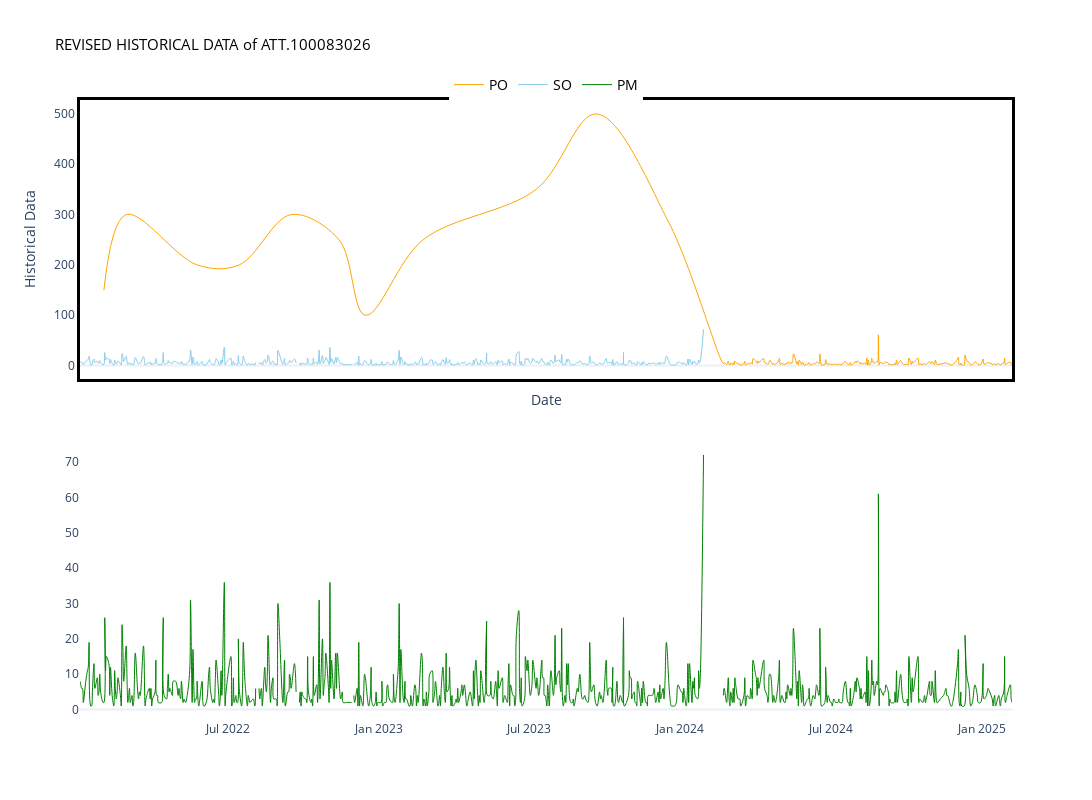
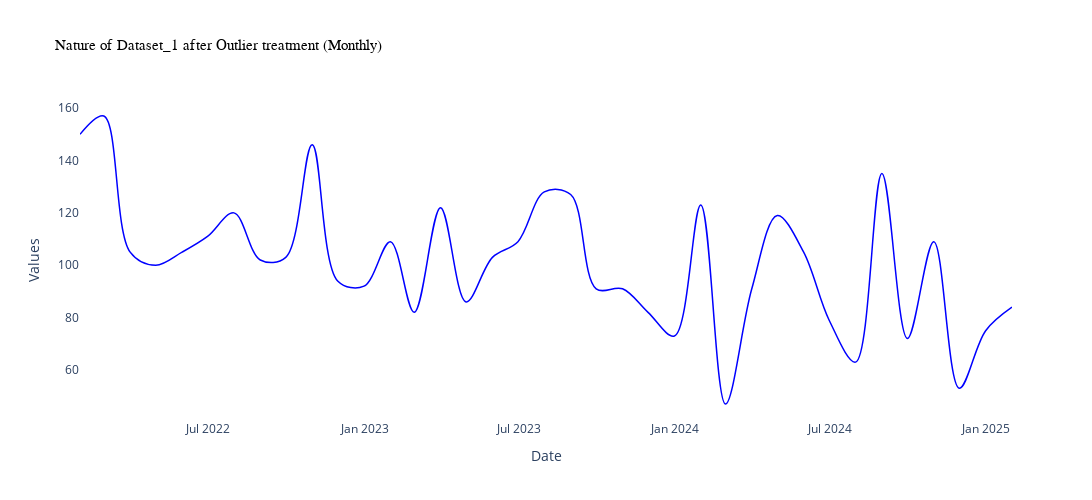
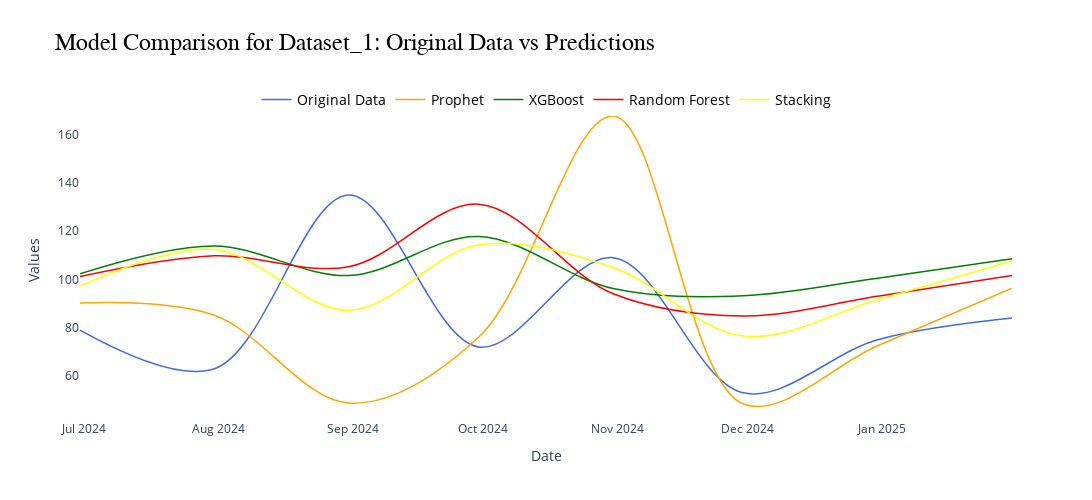
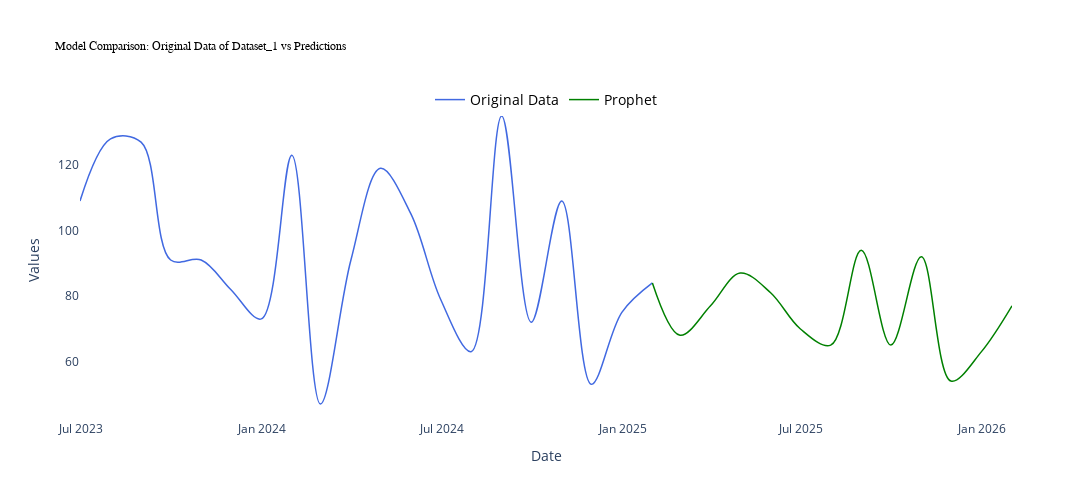

The code cell stored with these charts, in order, in its notebook:
### Code cell
Time_Series_Automation()

### Figure 1 — Plotly figure (JSON) as saved in the notebook; plotly's stock layout.template omitted (floating-point values rounded to 4 significant figures; data arrays with more than 128 entries replaced by an {"elided": "..."} marker saying what was removed)
{"data": [{"line": {"color": "orange", "dash": "solid", "shape": "spline", "width": 1}, "mode": "lines", "name": "PO", "type": "scatter", "x": {"elided": "227 str values"}, "xaxis": "x", "y": {"elided": "227 int values"}, "yaxis": "y"}, {"line": {"color": "skyblue", "dash": "solid", "shape": "spline", "width": 1}, "mode": "lines", "name": "SO", "type": "scatter", "x": {"elided": "500 str values"}, "xaxis": "x", "y": {"elided": "500 int values"}, "yaxis": "y"}, {"line": {"color": "green", "shape": "spline", "width": 1}, "mode": "lines", "name": "PM", "type": "scatter", "x": {"elided": "716 str values"}, "xaxis": "x2", "y": {"elided": "716 int values"}, "yaxis": "y2"}], "layout": {"height": 800, "hovermode": "closest", "legend": {"font": {"color": "black", "size": 14}, "orientation": "h", "x": 0.5, "xanchor": "center", "y": 1.05}, "plot_bgcolor": "rgba(0, 0, 0, 0)", "title": {"font": {"color": "black", "size": 15}, "text": "REVISED HISTORICAL DATA of ATT.100083026"}, "width": 1100, "xaxis": {"anchor": "y", "autorange": true, "domain": [0, 1], "linecolor": "black", "linewidth": 3, "matches": "x2", "mirror": true, "range": ["2022-01-03", "2025-02-06"], "showgrid": false, "showline": true, "showticklabels": false, "ticklabelstep": 1, "title": {"text": "Date"}, "type": "date"}, "xaxis2": {"anchor": "y2", "autorange": true, "domain": [0, 1], "range": ["2022-01-03", "2025-02-06"], "showgrid": false, "type": "date"}, "yaxis": {"anchor": "x", "autorange": true, "domain": [0.55, 1], "linecolor": "black", "linewidth": 3, "mirror": true, "range": [-26.72, 527.7], "showgrid": false, "showline": true, "title": {"text": "Historical Data"}, "type": "linear"}, "yaxis2": {"anchor": "x2", "autorange": true, "domain": [0, 0.45], "range": [-2.944, 75.94], "showgrid": false, "type": "linear"}}}

### Figure 2 — Plotly figure (JSON) as saved in the notebook; plotly's stock layout.template omitted (floating-point values rounded to 4 significant figures)
{"data": [{"line": {"color": "blue", "dash": "solid", "shape": "spline", "width": 1.5}, "mode": "lines", "name": "Original Data", "type": "scatter", "x": ["2022-01-31T00:00:00", "2022-02-28T00:00:00", "2022-03-31T00:00:00", "2022-04-30T00:00:00", "2022-05-31T00:00:00", "2022-06-30T00:00:00", "2022-07-31T00:00:00", "2022-08-31T00:00:00", "2022-09-30T00:00:00", "2022-10-31T00:00:00", "2022-11-30T00:00:00", "2022-12-31T00:00:00", "2023-01-31T00:00:00", "2023-02-28T00:00:00", "2023-03-31T00:00:00", "2023-04-30T00:00:00", "2023-05-31T00:00:00", "2023-06-30T00:00:00", "2023-07-31T00:00:00", "2023-08-31T00:00:00", "2023-09-30T00:00:00", "2023-10-31T00:00:00", "2023-11-30T00:00:00", "2023-12-31T00:00:00", "2024-01-31T00:00:00", "2024-02-29T00:00:00", "2024-03-31T00:00:00", "2024-04-30T00:00:00", "2024-05-31T00:00:00", "2024-06-30T00:00:00", "2024-07-31T00:00:00", "2024-08-31T00:00:00", "2024-09-30T00:00:00", "2024-10-31T00:00:00", "2024-11-30T00:00:00", "2024-12-31T00:00:00", "2025-01-31T00:00:00"], "y": [150, 157, 105, 100, 105, 111, 120, 102, 103, 146, 94, 92, 109, 82, 122, 86, 103, 109, 128, 127, 91, 91, 82, 73, 123, 47, 91, 119, 105, 79, 63, 135, 72, 109, 53, 75, 84]}], "layout": {"height": 500, "hovermode": "closest", "legend": {"font": {"color": "black", "size": 10}, "orientation": "h", "x": 0.5, "xanchor": "center", "y": 1.05}, "plot_bgcolor": "rgba(255, 255, 255, 1)", "title": {"font": {"color": "black", "family": "Arial", "size": 15}, "text": "Nature of Dataset_1 after Outlier treatment (Monthly)"}, "width": 1100, "xaxis": {"autorange": true, "gridcolor": "lightgray", "linecolor": "black", "linewidth": 1, "range": ["2022-01-31", "2025-01-31"], "showgrid": false, "showline": false, "title": {"text": "Date"}, "type": "date", "zeroline": true, "zerolinewidth": 1}, "yaxis": {"autorange": true, "gridcolor": "lightgray", "linecolor": "black", "linewidth": 1, "range": [40.89, 163.1], "showgrid": false, "showline": false, "title": {"text": "Values"}, "type": "linear", "zeroline": true, "zerolinewidth": 1}}}

### Figure 3 — Plotly figure (JSON) as saved in the notebook; plotly's stock layout.template omitted (floating-point values rounded to 4 significant figures)
{"data": [{"line": {"color": "royalblue", "dash": "solid", "shape": "spline", "width": 1.5}, "mode": "lines", "name": "Original Data", "type": "scatter", "x": ["2024-06-30T00:00:00", "2024-07-31T00:00:00", "2024-08-31T00:00:00", "2024-09-30T00:00:00", "2024-10-31T00:00:00", "2024-11-30T00:00:00", "2024-12-31T00:00:00", "2025-01-31T00:00:00"], "y": [79, 63, 135, 72, 109, 53, 75, 84]}, {"line": {"color": "orange", "dash": "solid", "shape": "spline", "width": 1.5}, "mode": "lines", "name": "Prophet", "type": "scatter", "x": ["2024-06-30T00:00:00", "2024-07-31T00:00:00", "2024-08-31T00:00:00", "2024-09-30T00:00:00", "2024-10-31T00:00:00", "2024-11-30T00:00:00", "2024-12-31T00:00:00", "2025-01-31T00:00:00"], "y": [90.22, 85.14, 48.79, 76.15, 167.7, 48.38, 72.51, 96.4]}, {"line": {"color": "green", "dash": "solid", "shape": "spline", "width": 1.5}, "mode": "lines", "name": "XGBoost", "type": "scatter", "x": ["2024-06-30T00:00:00", "2024-07-31T00:00:00", "2024-08-31T00:00:00", "2024-09-30T00:00:00", "2024-10-31T00:00:00", "2024-11-30T00:00:00", "2024-12-31T00:00:00", "2025-01-31T00:00:00"], "y": [102.4, 113.9, 101.6, 117.7, 96.2, 93.18, 100.5, 108.5]}, {"line": {"color": "red", "dash": "solid", "shape": "spline", "width": 1.5}, "mode": "lines", "name": "Random Forest", "type": "scatter", "x": ["2024-06-30T00:00:00", "2024-07-31T00:00:00", "2024-08-31T00:00:00", "2024-09-30T00:00:00", "2024-10-31T00:00:00", "2024-11-30T00:00:00", "2024-12-31T00:00:00", "2025-01-31T00:00:00"], "y": [101.2, 109.8, 105.2, 131.2, 94.07, 84.86, 92.99, 101.6]}, {"line": {"color": "yellow", "dash": "solid", "shape": "spline", "width": 1.5}, "mode": "lines", "name": "Stacking", "type": "scatter", "x": ["2024-06-30T00:00:00", "2024-07-31T00:00:00", "2024-08-31T00:00:00", "2024-09-30T00:00:00", "2024-10-31T00:00:00", "2024-11-30T00:00:00", "2024-12-31T00:00:00", "2025-01-31T00:00:00"], "y": [97.26, 112.4, 87.18, 114.4, 104.9, 76.51, 91.6, 107.6]}], "layout": {"height": 500, "hovermode": "closest", "legend": {"font": {"color": "black", "size": 14}, "orientation": "h", "x": 0.5, "xanchor": "center", "y": 1.05}, "plot_bgcolor": "rgba(255, 255, 255, 1)", "title": {"font": {"color": "black", "family": "Arial", "size": 24}, "text": "Model Comparison for Dataset_1: Original Data vs Predictions"}, "width": 1100, "xaxis": {"autorange": true, "gridcolor": "lightgray", "linecolor": "black", "linewidth": 1, "range": ["2024-06-30", "2025-01-31"], "showgrid": false, "showline": false, "title": {"text": "Date"}, "type": "date", "zeroline": true, "zerolinewidth": 1}, "yaxis": {"autorange": true, "gridcolor": "lightgray", "linecolor": "black", "linewidth": 1, "range": [41.75, 174.3], "showgrid": false, "showline": false, "title": {"text": "Values"}, "type": "linear", "zeroline": true, "zerolinewidth": 1}}}

### Figure 4 — Plotly figure (JSON) as saved in the notebook; plotly's stock layout.template omitted (floating-point values rounded to 4 significant figures)
{"data": [{"line": {"color": "royalblue", "dash": "solid", "shape": "spline", "width": 1.5}, "mode": "lines", "name": "Original Data", "type": "scatter", "x": ["2023-06-30T00:00:00", "2023-07-31T00:00:00", "2023-08-31T00:00:00", "2023-09-30T00:00:00", "2023-10-31T00:00:00", "2023-11-30T00:00:00", "2023-12-31T00:00:00", "2024-01-31T00:00:00", "2024-02-29T00:00:00", "2024-03-31T00:00:00", "2024-04-30T00:00:00", "2024-05-31T00:00:00", "2024-06-30T00:00:00", "2024-07-31T00:00:00", "2024-08-31T00:00:00", "2024-09-30T00:00:00", "2024-10-31T00:00:00", "2024-11-30T00:00:00", "2024-12-31T00:00:00", "2025-01-31T00:00:00"], "y": [109, 128, 127, 91, 91, 82, 73, 123, 47, 91, 119, 105, 79, 63, 135, 72, 109, 53, 75, 84]}, {"line": {"color": "green", "dash": "solid", "shape": "spline", "width": 1.5}, "mode": "lines", "name": "Prophet", "type": "scatter", "x": ["2025-01-31T00:00:00", "2025-02-28T00:00:00", "2025-03-31T00:00:00", "2025-04-30T00:00:00", "2025-05-31T00:00:00", "2025-06-30T00:00:00", "2025-07-31T00:00:00", "2025-08-31T00:00:00", "2025-09-30T00:00:00", "2025-10-31T00:00:00", "2025-11-30T00:00:00", "2025-12-31T00:00:00", "2026-01-31T00:00:00"], "y": [84, 68, 77, 87, 81, 70, 65, 94, 65, 92, 54, 63, 77]}], "layout": {"height": 500, "hovermode": "closest", "legend": {"font": {"color": "black", "size": 14}, "orientation": "h", "x": 0.5, "xanchor": "center", "y": 1.05}, "plot_bgcolor": "rgba(255, 255, 255, 1)", "title": {"font": {"color": "black", "family": "Arial", "size": 12}, "text": "Model Comparison: Original Data of Dataset_1 vs Predictions"}, "width": 1100, "xaxis": {"autorange": true, "gridcolor": "lightgray", "linecolor": "black", "linewidth": 1, "range": ["2023-06-30", "2026-01-31"], "showgrid": false, "showline": false, "title": {"text": "Date"}, "type": "date", "zeroline": true, "zerolinewidth": 1}, "yaxis": {"autorange": true, "gridcolor": "lightgray", "linecolor": "black", "linewidth": 1, "range": [42.11, 139.9], "showgrid": false, "showline": false, "title": {"text": "Values"}, "type": "linear", "zeroline": true, "zerolinewidth": 1}}}
